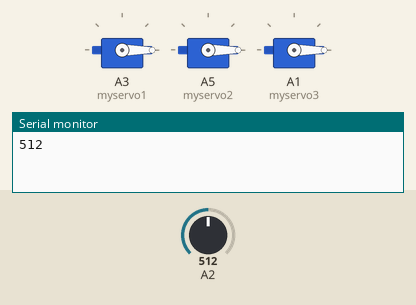
A sketch run on a simulated Arduino Uno, built with avr-gcc and run on an emulated ATmega328P. On the bench: 3 × servo, the last lines printed to the serial monitor. The inputs (shaded band) are chosen by the test bench; at power-on: A2 = 512.

Above: at 0.05 s.
At 0.7 s:
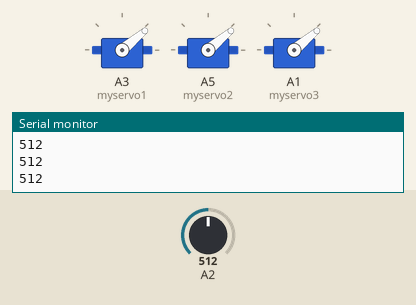
At 1.35 s:
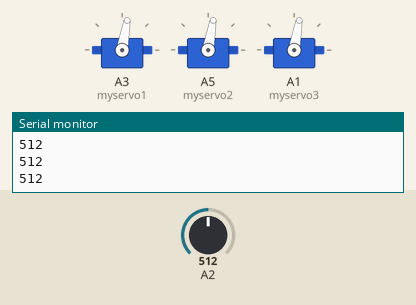
At 2.7 s:
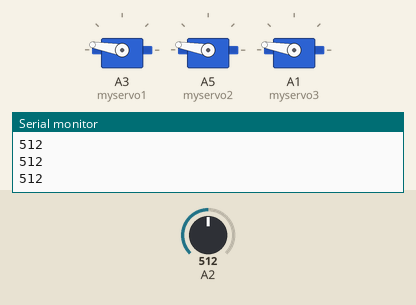
At 4.05 s:
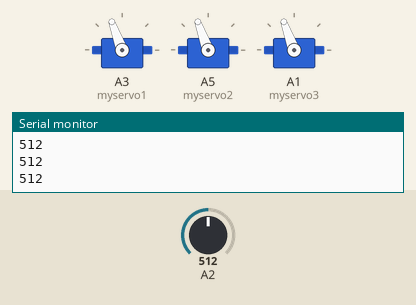
At 5.4 s:
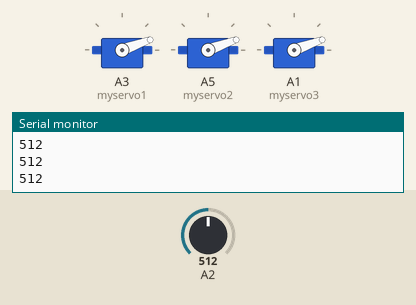
Timing chart, 0 to 7.4 s (numbered marks = the images above):
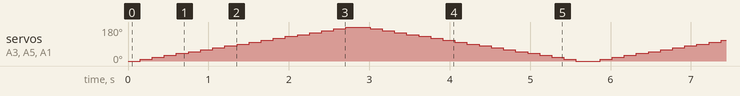

The sketch:

Pipot_4.ino
```cpp
#include <Servo.h>
int q = 0;
Servo myservo1;  // create servo object to control a servo
Servo myservo2;
Servo myservo3;
// twelve servo objects can be created on most boards

int pos = 0;    // variable to store the servo position

void setup() {
  myservo1.attach(A3);  // attaches the servo on pin 9 to the servo object
   myservo2.attach(A5);
   Serial.begin(9600);
   myservo3.attach(A1);
}

void loop() {
  Serial.println(analogRead(A2));
  for (pos = 0; pos <= 180; pos += 10) { // goes from 0 degrees to 180 degrees
    // in steps of 1 degree
    myservo1.write(pos);              // tell servo to go to position in variable 'pos'
    myservo2.write(pos);
    myservo3.write(pos);
    delay(150);                       // waits 15ms for the servo to reach the position
    Serial.println(analogRead(A2));
  }
  for (pos = 180; pos >= 0; pos -= 10) { // goes from 180 degrees to 0 degrees
    myservo1.write(pos);              // tell servo to go to position in variable 'pos'
    myservo2.write(pos);
    myservo3.write(pos);
    delay(150);                       // waits 15ms for the servo to reach the position
    Serial.println(analogRead(A2));
  }
}
```
